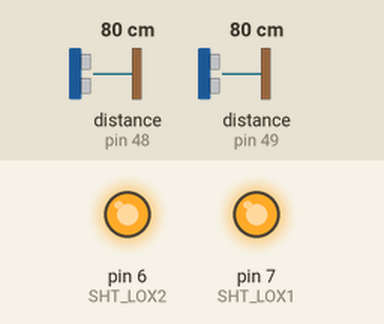
This sketch was run on a simulated Arduino Uno, built with avr-gcc and run on an emulated ATmega328P. Parts: output pins drawn as LEDs (lit = HIGH). The inputs (shaded band) are chosen by the test bench; at power-on: distance to the obstacle (sensors on pin 48, pin 49) 80 cm. What the sketch prints to the serial monitor is not drawn.

Above: at 0.1 s.
Timing chart, 0 to 1.6 s (numbered marks = the images above):
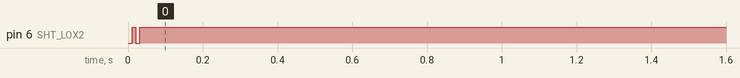

The sketch:

Capacity_Counter.ino
```cpp
#include "Adafruit_VL53L0X.h"

#define LOX1_ADDRESS 0x30
#define LOX2_ADDRESS 0x31

#define SHT_LOX1 7
#define SHT_LOX2 6

Adafruit_VL53L0X lox1 = Adafruit_VL53L0X();
Adafruit_VL53L0X lox2 = Adafruit_VL53L0X();

int CapacityCount = 0;


VL53L0X_RangingMeasurementData_t measure1;
VL53L0X_RangingMeasurementData_t measure2;


void setID() {
  // all reset
  digitalWrite(SHT_LOX1, LOW);
  digitalWrite(SHT_LOX2, LOW);
  delay(10);

  digitalWrite(SHT_LOX1, HIGH);
  digitalWrite(SHT_LOX2, HIGH);
  delay(10);

  digitalWrite(SHT_LOX1, HIGH);
  digitalWrite(SHT_LOX2, LOW);

  if(!lox1.begin(LOX1_ADDRESS)) {
    Serial.println(F("Failed to boot first VL53L0X"));
    while(1);
  }
  delay(10);

  digitalWrite(SHT_LOX2, HIGH);
  delay(10);

  if(!lox2.begin(LOX2_ADDRESS)) {
    Serial.println(F("Failed to boot second VL53L0X"));
    while(1);
  }
}


void setup() {
  Serial.begin(115200);


  while (! Serial) { delay(1); }

  pinMode(SHT_LOX1, OUTPUT);
  pinMode(SHT_LOX2, OUTPUT);

  Serial.println(F("Shutdown pins inited..."));

  digitalWrite(SHT_LOX1, LOW);
  digitalWrite(SHT_LOX2, LOW);

  Serial.println(F("Both in reset mode...(pins are low)"));


  Serial.println(F("Starting..."));

  /*BTserial.begin(115200);

  Serial.println("BTserial started at 115200");
  delay(100);*/

  setID();

  delay(1000);


}

void loop() {
  int BaseDistance1 = 1300;
  int BaseDistance2 = 1300;


  int j = 0;
  lox1.rangingTest(&measure1, false);
  lox2.rangingTest(&measure2, false);

  int prevCapCount = CapacityCount;
  int L1 = 0;
  int L2 = 0;

  if(measure1.RangeStatus != 4) {
      L1 = measure1.RangeMilliMeter;
      if(L1 > 1000) {
        L1 = BaseDistance1;
      }
    }
  else {
    L1 = BaseDistance1;
   }

  if(measure2.RangeStatus != 4) {
      L2 = measure2.RangeMilliMeter;
      if(L2 > 1000) {
        L2 = BaseDistance2;
      }
   }
   else {
    L2 = BaseDistance2;
   }

 // Going out
  if(L1 < BaseDistance1 - 50) {
    j = 0;
    while(j < 20) {
        lox1.rangingTest(&measure1, false);
        lox2.rangingTest(&measure2, false);

        if(measure1.RangeStatus != 4) {
          L1 = measure1.RangeMilliMeter;
          if(L1 > 1000  || L1 < 0 ) {
          L1 = BaseDistance1;
         }
          }
          else {
          L1 = BaseDistance1;
         }
       if(measure2.RangeStatus != 4) {
          L2 = measure2.RangeMilliMeter;
          if(L2 > 1000 || L2 < 0) {
            L2 = BaseDistance2;
                }
             }
             else {
              L2 = BaseDistance2;
             }
      if(L2 < BaseDistance2 - 50) {
        CapacityCount = CapacityCount - 1;
        delay(500);
        j = 20;
      }

      j++;
      delay(10);
    }
  }


  //Going in
  else if(L2 < BaseDistance2 - 50) {
    j = 0;
    while(j < 20) {
        lox1.rangingTest(&measure1, false);
        lox2.rangingTest(&measure2, false);

        if(measure2.RangeStatus != 4) {
          L2 = measure2.RangeMilliMeter;
          if(L2 > 1000  || L1 < 0 ) {
          L2 = BaseDistance2;
         }
          }
          else {
          L2 = BaseDistance2;
         }
       if(measure1.RangeStatus != 4) {
          L1 = measure1.RangeMilliMeter;
          if(L1 > 1000 || L2 < 0) {
            L1 = BaseDistance1;
                }
             }
             else {
              L1 = BaseDistance2;
             }
      if(L1 < BaseDistance1 - 50) {
        CapacityCount = CapacityCount + 1;
        delay(500);
        j = 20;
      }

      j++;
      delay(10);
    }
  }

  if(Serial.read() == 'R') {
    CapacityCount = 0 ;
  }

  if(CapacityCount != prevCapCount) {

    Serial.println(F("Capacity : "));
    Serial.println(CapacityCount);

  }
  delay(5);
}
```
